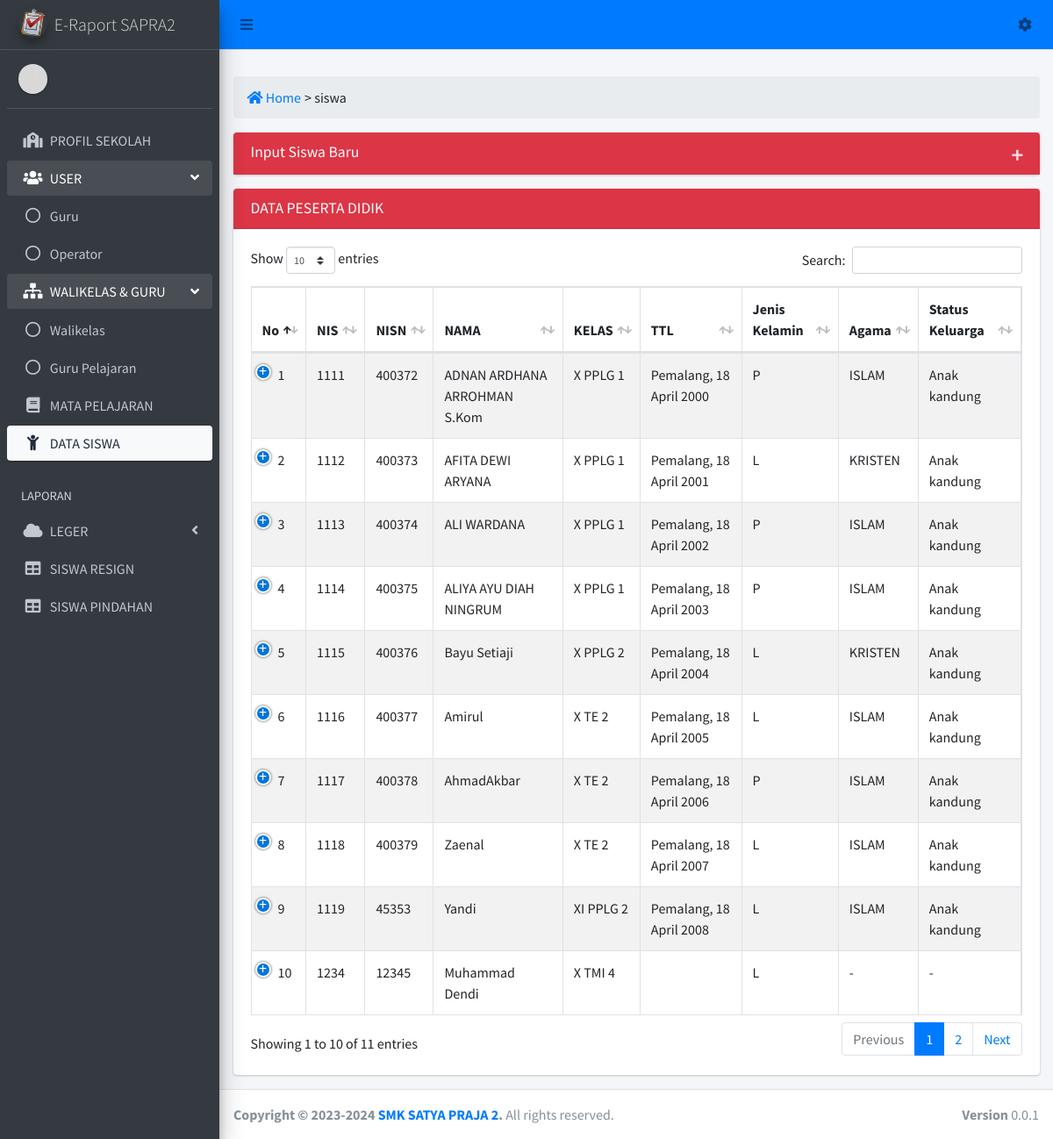
Screenshot of /admin?view=siswa with the database file from the repository.
### tables this page shows
CREATE TABLE `tb_siswa` (
  `id` int(10) NOT NULL,
  `nis` int(10) NOT NULL,
  `nisn` int(20) NOT NULL,
  `nama` varchar(50) NOT NULL,
  `kel` varchar(10) NOT NULL,
  `kelas` varchar(3) NOT NULL,
  `jurusan` varchar(5) NOT NULL,
  `pemkelas` varchar(1) NOT NULL,
  `th_pelajaran` varchar(12) NOT NULL,
  `ttl` varchar(40) NOT NULL,
  `kelamin` enum('L','P') NOT NULL,
  `agama` varchar(10) NOT NULL,
  `status` varchar(20) NOT NULL,
  `anak_ke` int(2) NOT NULL,
  `alamat_siswa` text NOT NULL,
  `hp_siswa` varchar(15) NOT NULL,
  `asal_sekolah` varchar(40) NOT NULL,
  `tgl_terima` varchar(20) NOT NULL,
  `ayah` varchar(50) NOT NULL,
  `ibu` varchar(50) NOT NULL,
  `alamat_ortu` text NOT NULL,
  `hp_ortu` varchar(15) NOT NULL,
  `kerja_ayah` varchar(20) NOT NULL,
  `kerja_ibu` varchar(20) NOT NULL,
  `nama_wali` varchar(50) NOT NULL,
  `alamat_wali` text NOT NULL,
  `hp_wali` varchar(50) NOT NULL,
  `kerja_wali` varchar(20) NOT NULL,
  `semester` enum('Ganjil','Genap','','') NOT NULL
);

### view/operator/siswa_page.php (the view, shortened to what this page needs)
<div class="row">
  <div class="col-sm-12">
    <ol class="breadcrumb <?= $bg_breadcrumb;  ?>">
	    <li><a href="admin" class="pr-1"><i class="fas fa-home"></i> Home</a></li>
	    <li class="active"> > <?= $_GET['view'] ?: 'Dashboard'; ?></li>
	  </ol>
  </div>
</div>
<div class="card collapsed-card">
  <div class="card-header bg-danger">
    <h4 class="card-title">Input Siswa Baru</h4>
    <div class="card-tools">
      <button type="button" class="btn btn-tool" data-card-widget="collapse"><i class="fas fa-plus"></i>
      </button>
    </div>
  </div>
            </div>
          </div></td>
      </div>
    </div>
<div class="row">
  <div class="col-sm-12">
    <div class="card">
      <div class="card-header bg-danger"><h3 class="card-title">DATA PESERTA DIDIK</h3></div>
      <div class="card-body bg-coral">
      <table id="example1" class="table table-bordered table-striped">
        <thead>
          <tr>
    <th>No</th>
     <th>NIS</th>
    <th>NISN</th>
    <th>NAMA</th>
    <th>KELAS</th>
    <th>TTL</th>
    <th>Jenis Kelamin</th>
    <th>Agama</th>
    <th>Status Keluarga</th>
        </thead>
        <tbody>
    <?php
          $no = 1;
          $query = mysqli_query($koneksi, "select * from tb_siswa  ");
          while ($data = mysqli_fetch_array($query)) {
            echo "<tr>";
            echo "<td>".$no++."</td>";
            echo "<td>".$data['nis']."</td>";
            echo "<td>".$data['nisn']."</td>";
            echo "<td>".$data['nama']."</td>";
            echo "<td>".$data['kelas'].' '.$data['jurusan'].' '.$data['pemkelas']."</td>";
            echo "<td>".$data['ttl']."</td>";
            echo "<td>".$data['kelamin']."</td>";
            echo "<td>".$data['agama']."</td>";
            echo "<td>".$data['status']."</td>";
            ?>
            <?php
            echo "</tr>";
          }
          ?>
        </tbody>
      </table>
      </div>
    </div>
  </div>
</div>

### rows the page displays
tb_siswa: nis "1111", nisn "400372", nama "ADNAN ARDHANA ARROHMAN S.Kom", kelas "X", jurusan "PPLG", pemkelas "1", ttl "Pemalang, 18 April 2000", kelamin "P", agama "ISLAM", status "Anak kandung"
tb_siswa: nis "1112", nisn "400373", nama "AFITA DEWI ARYANA", kelas "X", jurusan "PPLG", pemkelas "1", ttl "Pemalang, 18 April 2001", kelamin "L", agama "KRISTEN", status "Anak kandung"
tb_siswa: nis "1113", nisn "400374", nama "ALI WARDANA", kelas "X", jurusan "PPLG", pemkelas "1", ttl "Pemalang, 18 April 2002", kelamin "P", agama "ISLAM", status "Anak kandung"
tb_siswa: nis "1114", nisn "400375", nama "ALIYA AYU DIAH NINGRUM", kelas "X", jurusan "PPLG", pemkelas "1", ttl "Pemalang, 18 April 2003", kelamin "P", agama "ISLAM", status "Anak kandung"
tb_siswa: nis "1115", nisn "400376", nama "Bayu Setiaji", kelas "X", jurusan "PPLG", pemkelas "2", ttl "Pemalang, 18 April 2004", kelamin "L", agama "KRISTEN", status "Anak kandung"
tb_siswa: nis "1116", nisn "400377", nama "Amirul", kelas "X", jurusan "TE", pemkelas "2", ttl "Pemalang, 18 April 2005", kelamin "L", agama "ISLAM", status "Anak kandung"
tb_siswa: nis "1117", nisn "400378", nama "AhmadAkbar", kelas "X", jurusan "TE", pemkelas "2", ttl "Pemalang, 18 April 2006", kelamin "P", agama "ISLAM", status "Anak kandung"
tb_siswa: nis "1118", nisn "400379", nama "Zaenal", kelas "X", jurusan "TE", pemkelas "2", ttl "Pemalang, 18 April 2007", kelamin "L", agama "ISLAM", status "Anak kandung"
tb_siswa: nis "1119", nisn "45353", nama "Yandi", kelas "XI", jurusan "PPLG", pemkelas "2", ttl "Pemalang, 18 April 2008", kelamin "L", agama "ISLAM", status "Anak kandung"
tb_siswa: nis "1234", nisn "12345", nama "Muhammad Dendi", kelas "X", jurusan "TMI", pemkelas "4", kelamin "L", agama "-", status "-"

### other values shown
$_GET['view'] ?: 'Dashboard' "siswa"
